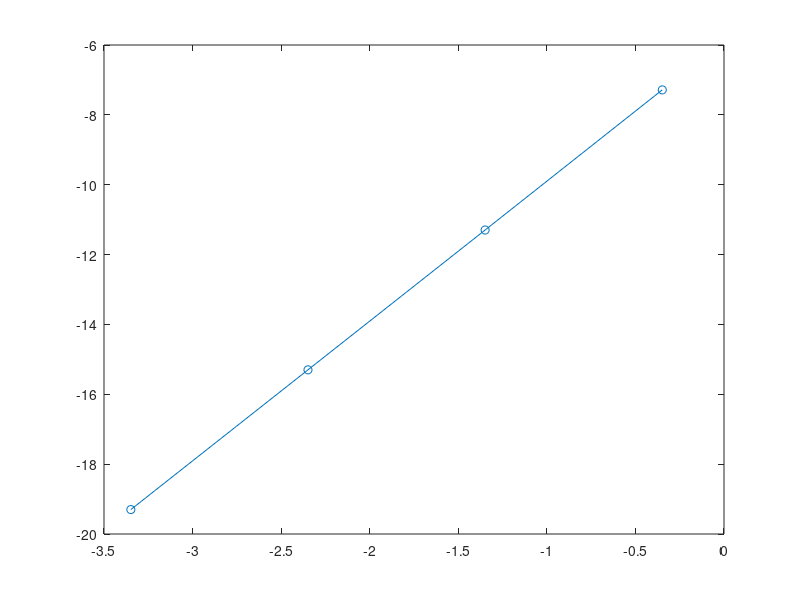

Write the MATLAB code that produced this figure.
clear
% define Function
f = @(x) sin(x);

% 4 intervals
x_4 = linspace(0,pi,5);
delta_x4 = pi/4;
I_4 = 0;
for i=1:4
    I_4 = I_4 + delta_x4*(f(x_4(i)) + f(x_4(i+1)))/2 + delta_x4^3*(f(x_4(i)) + f(x_4(i+1)))/24;
end

% 8 intervals
x_8 = linspace(0,pi,9);
delta_x8 = pi/8;
I_8 = 0;
for i=1:8
    I_8 = I_8 + delta_x8*(f(x_8(i)) + f(x_8(i+1)))/2 + delta_x8^3*(f(x_8(i)) + f(x_8(i+1)))/24;
end

% 16 intervals
x_16 = linspace(0,pi,17);
delta_x16 = pi/16;
I_16 = 0;
for i=1:16
    I_16 = I_16 + delta_x16*(f(x_16(i)) + f(x_16(i+1)))/2 + delta_x16^3*(f(x_16(i)) + f(x_16(i+1)))/24;
end

% 32 intervals
x_32 = linspace(0,pi,33);
delta_x32 = pi/32;
I_32 = 0;
for i=1:32
    I_32 = I_32 + delta_x32*(f(x_32(i)) + f(x_32(i+1)))/2 + delta_x32^3*(f(x_32(i)) + f(x_32(i+1)))/24;
end

%print the result
sprintf("Intergral of 4 intervals = %0.10f", I_4)
sprintf("Intergral of 8 intervals = %0.10f", I_8)
sprintf("Intergral of 16 intervals = %0.10f", I_16)
sprintf("Intergral of 32 intervals = %0.10f", I_32)

%error analysis
I_exact = 2;
error_4 = abs(I_exact - I_4);
error_8 = abs(I_exact - I_8);
error_16 = abs(I_exact - I_16);
error_32 = abs(I_exact - I_32);
log_x = [pi/4 pi/8 pi/16 pi/32];
log_y = [error_4 error_8 error_16 error_32];
plot(log2(log_x), log2(log_y),'o-');
sprintf("slope = %0.10f", (log2(log_y(1)) - log2(log_y(2)))/(log2(log_x(1)) - log2(log_x(2))))